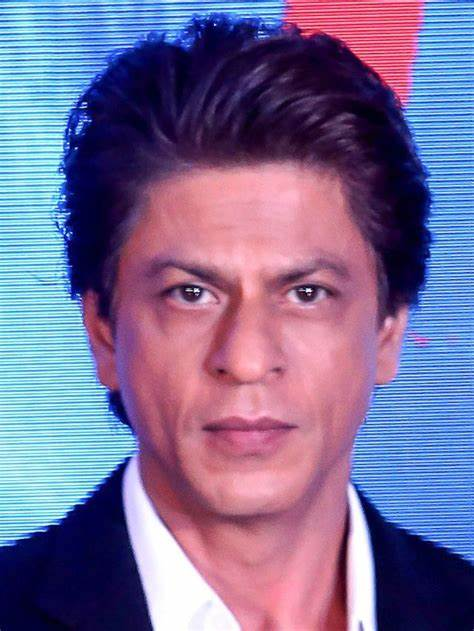
#> input picture image/srk.jpg, 474 x 631 px
$ python basic.py
#> lines starting #> are read from the running program, lines starting #| are printed output that depends on the picture; after the words box and inside, x2 and y2 are one past the last pixel; in counts of white or black regions, pixels touching at a corner belong together
import cv2 as cv

img = cv.imread('image/srk.jpg')
#> img is the input picture: shape (631, 474, 3); mean B, G, R 148.6, 109, 122.9
cv.imshow('imagename',img)

#Colot to gray
gray = cv.cvtColor(img, cv.COLOR_BGR2GRAY)
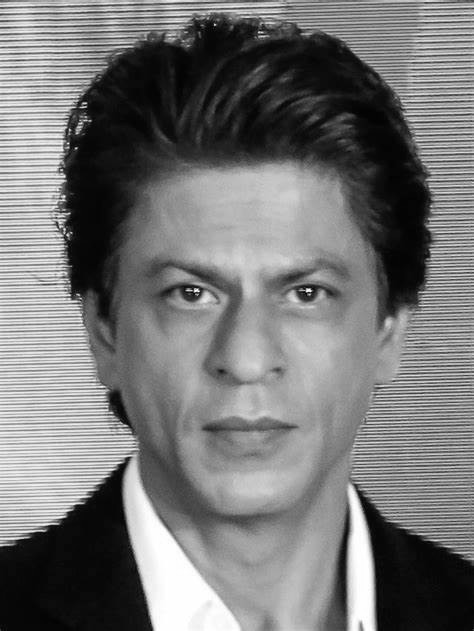
#> gray: shape (631, 474); min 2, max 255, mean 117.6
cv.imshow('grayimage',gray)

#more blur than gausian blur
average = cv.blur(img, (7,7,))
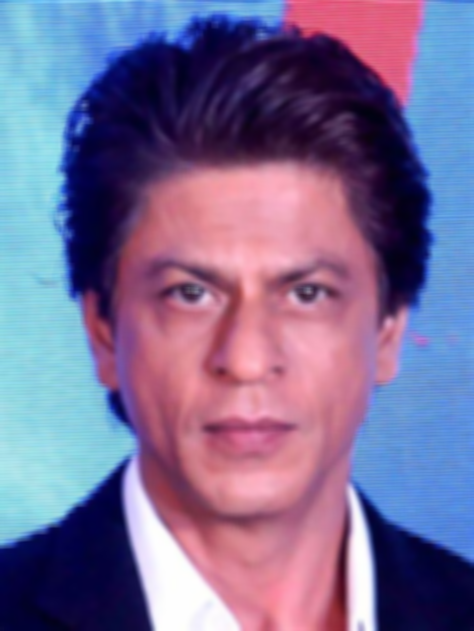
#> average: shape (631, 474, 3); mean B, G, R 148.6, 109, 122.9
cv.imshow('avergaeblurr',average)

#blur image
blur = cv.GaussianBlur(img,(3,3), cv.BORDER_DEFAULT)
#3,3- to blur more-kernal value
cv.imshow('blurimage',blur)


#edge cascade
canny = cv.Canny(img ,100,175)
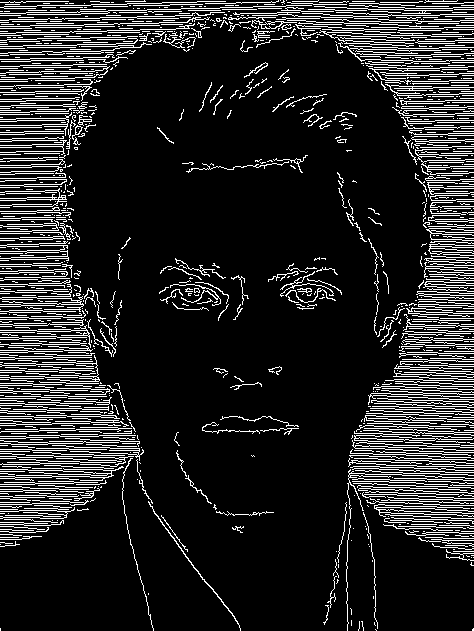
#> canny: shape (631, 474); 14.6% white in thin lines or dots
cv.imshow('canny image',canny)

#dialating image- invcraeses thickness/brightness
#useful for final year project
dilated = cv.dilate(canny,(7,7),iterations =3)
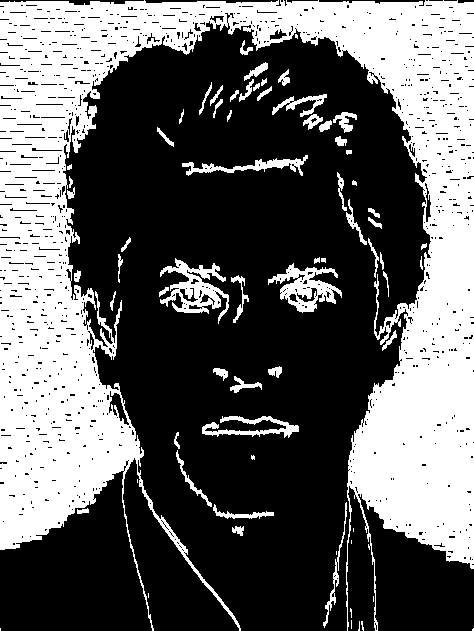
#> dilated: shape (631, 474); 38.2% white; 70 white regions (14 under 20 px), largest, box (x1, y1, x2, y2) and area: (0, 0, 474, 631) 104309, (160, 258, 229, 324) 1743, (268, 263, 342, 313) 1573
cv.imshow('dilated image',dilated)

#eroding
eroded= cv.erode(dilated, (3,3) ,iterations=1)
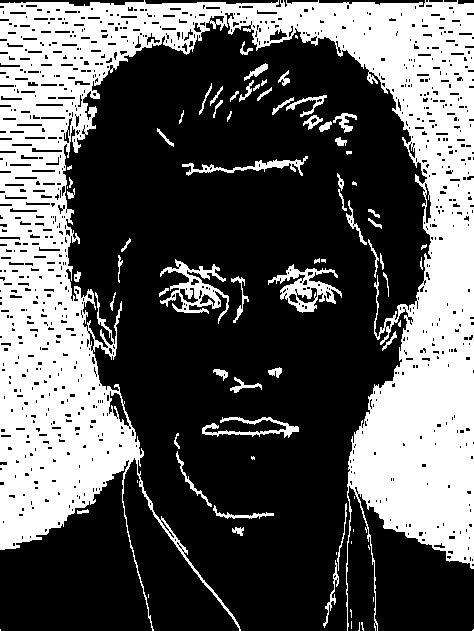
#> eroded: shape (631, 474); 36% white; 77 white regions (23 under 20 px), largest, box (x1, y1, x2, y2) and area: (0, 0, 474, 631) 99589, (160, 259, 229, 324) 1472, (268, 264, 342, 313) 1354
cv.imshow('eroded image',eroded)

#resize
#INTER_AREA- if shrinking the image ,INTER_CUBIC- if increasing size
resized = cv.resize(img,(500,500), interpolation= cv.INTER_AREA)
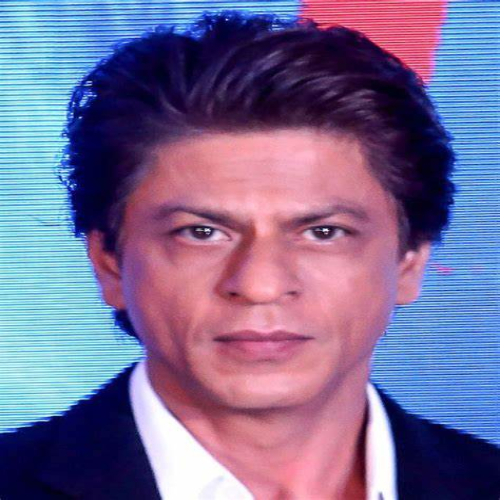
#> resized: shape (500, 500, 3); mean B, G, R 148.5, 108.9, 122.8
cv.imshow('resized image',resized)

#crop
croped = img[50:200,200:400]
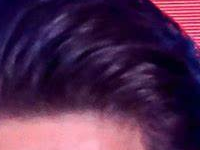
#> croped: shape (150, 200, 3); mean B, G, R 77.5, 41.2, 77.6
cv.imshow('cropped image',croped)


cv.waitKey(0)

$ run again, with image/friends.jpg copied over image/srk.jpg
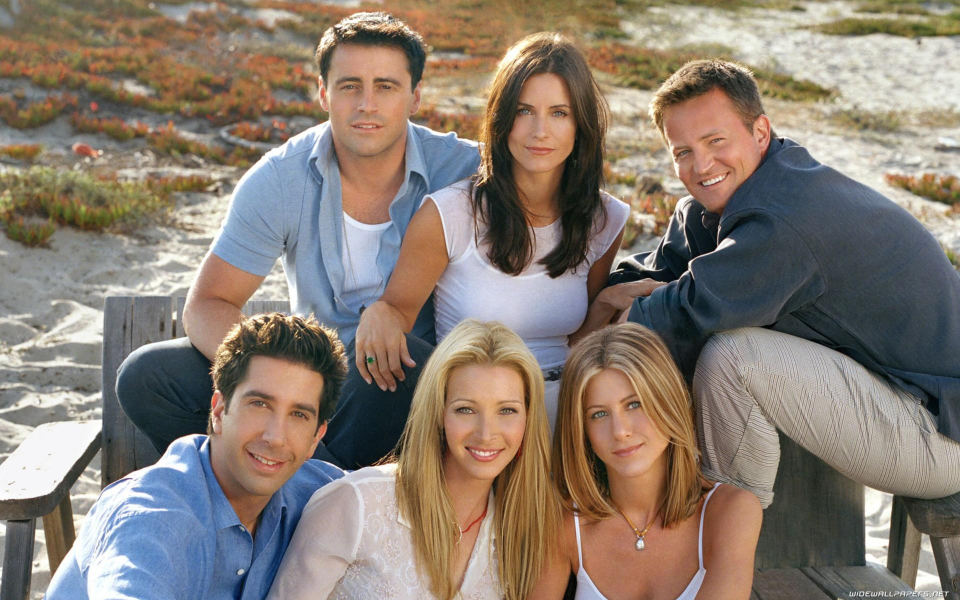
#> input picture image/friends.jpg, 1920 x 1200 px (shown at 1/2 size)
#> img is the input picture: shape (1200, 1920, 3); mean B, G, R 113.3, 124.2, 136.4
#> `canny = cv.Canny(img ,100,175)`:
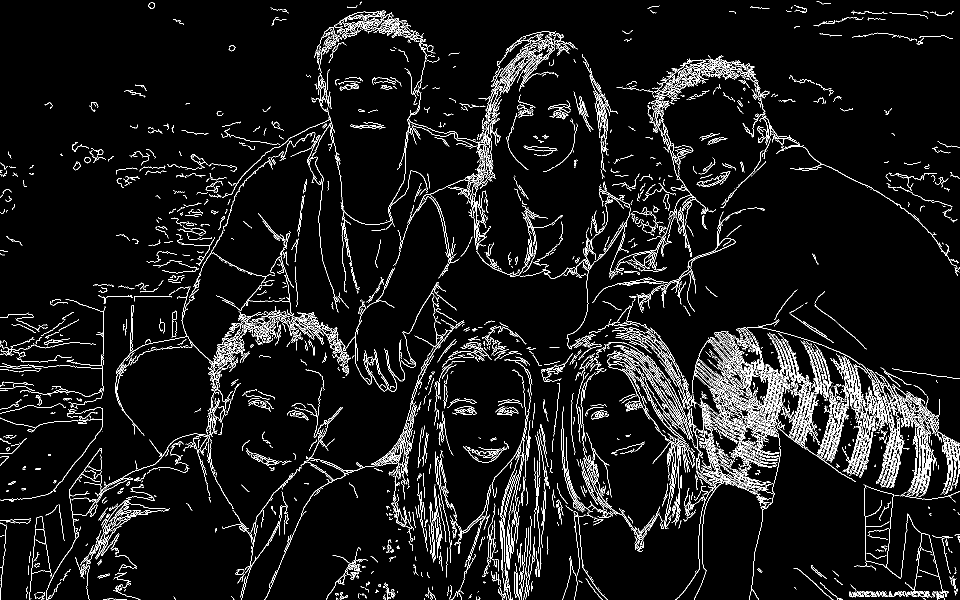
#> canny: shape (1200, 1920) (shown at 1/2 size); 6.1% white in thin lines or dots
#> dilated: shape (1200, 1920); 14.3% white; 749 white regions (104 under 20 px), largest, box (x1, y1, x2, y2) and area: (1208, 592, 1920, 1200) 90662, (442, 21, 1920, 1054) 69156, (92, 367, 709, 1200) 28394
#> eroded: shape (1200, 1920); 12.3% white; 859 white regions (176 under 20 px), largest, box (x1, y1, x2, y2) and area: (1208, 593, 1920, 1200) 77554, (442, 22, 1155, 628) 30215, (92, 368, 702, 1200) 24216
#> `croped = img[50:200,200:400]`:
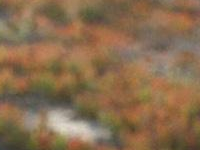
#> croped: shape (150, 200, 3); mean B, G, R 78.8, 108.6, 136.4

$ run again, with image/gal gadot.jpg copied over image/srk.jpg
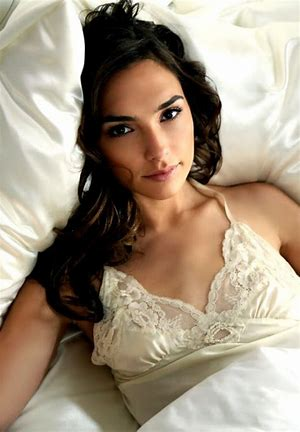
#> input picture image/gal gadot.jpg, 300 x 432 px
#> img is the input picture: shape (432, 300, 3); mean B, G, R 127.2, 146.3, 161.4
#> `canny = cv.Canny(img ,100,175)`:
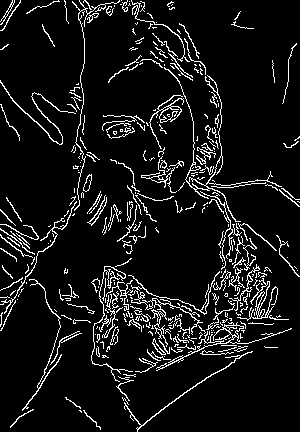
#> canny: shape (432, 300); 8.3% white in thin lines or dots
#> dilated: shape (432, 300); 20.5% white; 46 white regions (6 under 20 px), largest, box (x1, y1, x2, y2) and area: (0, 0, 300, 432) 21767, (0, 80, 82, 148) 883, (102, 115, 145, 142) 658
#> eroded: shape (432, 300); 17.6% white; 57 white regions (12 under 20 px), largest, box (x1, y1, x2, y2) and area: (91, 0, 300, 432) 15049, (0, 0, 131, 334) 1968, (10, 280, 82, 431) 790
#> `croped = img[50:200,200:400]`:
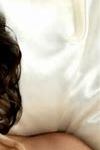
#> croped: shape (150, 100, 3); mean B, G, R 168.2, 183.2, 192.9
